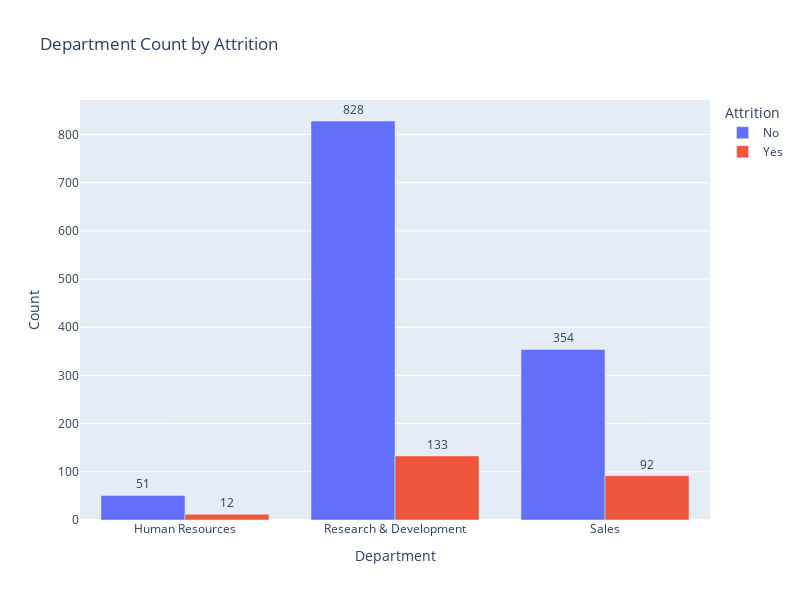

Here is the notebook cell this chart was saved with:
### Markdown cell above
####
This data confirms that Sales Representatives and Laboratory Technicians have the highest attrition rates, with Sales Representatives having nearly 40% attrition. On the other hand, roles like Research Directors, Managers, and Healthcare Representatives have much lower attrition rates, often below 7%.

Certain roles are more prone to turnover, especially those that are likely more stressful, have higher demands, or fewer career progression opportunities, such as Sales Representatives and Human Resources. The stability in managerial and director roles may indicate better work conditions, compensation, or job satisfaction in those positions.

This insight can guide targeted retention strategies, especially for sales and laboratory staff.

### Code cell
import plotly.express as px
fig = px.bar(
    hr_df.groupby(["Department", "Attrition"])
    .size()
    .reset_index(name="Count"),
    x="Department",
    y="Count",
    color="Attrition",
    barmode="group",
    title='Department Count by Attrition',
    height=600,
    width=800,
    text="Count",
)

fig.update_traces(textposition='outside')

### Figure 1 — Plotly figure (JSON) as saved in the notebook; plotly's stock layout.template omitted (floating-point values rounded to 4 significant figures)
{"data": [{"alignmentgroup": "True", "hovertemplate": "Attrition=No<br>Department=%{x}<br>Count=%{text}<extra></extra>", "legendgroup": "No", "marker": {"color": "#636efa", "pattern": {"shape": ""}}, "name": "No", "offsetgroup": "No", "orientation": "v", "showlegend": true, "text": [51, 828, 354], "textposition": "outside", "type": "bar", "x": ["Human Resources", "Research & Development", "Sales"], "xaxis": "x", "y": [51, 828, 354], "yaxis": "y"}, {"alignmentgroup": "True", "hovertemplate": "Attrition=Yes<br>Department=%{x}<br>Count=%{text}<extra></extra>", "legendgroup": "Yes", "marker": {"color": "#EF553B", "pattern": {"shape": ""}}, "name": "Yes", "offsetgroup": "Yes", "orientation": "v", "showlegend": true, "text": [12, 133, 92], "textposition": "outside", "type": "bar", "x": ["Human Resources", "Research & Development", "Sales"], "xaxis": "x", "y": [12, 133, 92], "yaxis": "y"}], "layout": {"barmode": "group", "height": 600, "legend": {"title": {"text": "Attrition"}, "tracegroupgap": 0}, "title": {"text": "Department Count by Attrition"}, "width": 800, "xaxis": {"anchor": "y", "domain": [0, 1], "title": {"text": "Department"}}, "yaxis": {"anchor": "x", "domain": [0, 1], "title": {"text": "Count"}}}}
